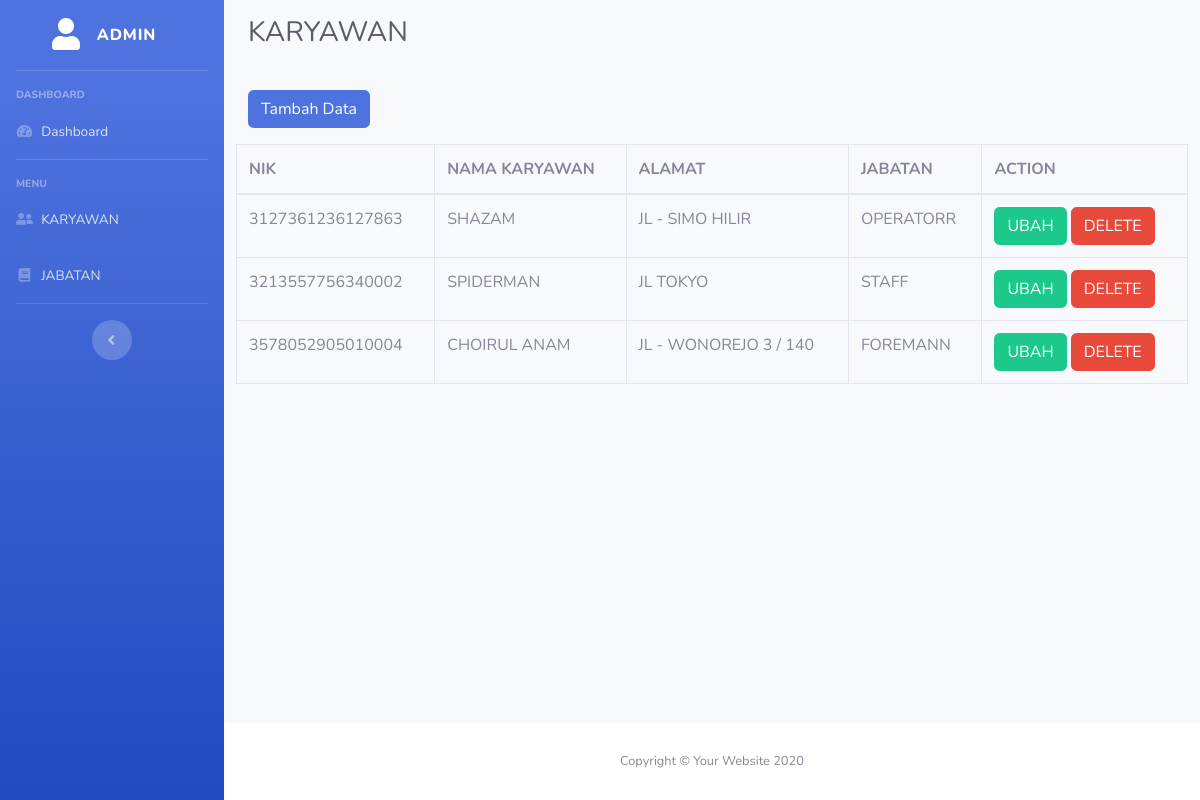
The page /index.php/karywan on the database its author committed.
### tables this page shows
CREATE TABLE `karyawan` (
  `nik` char(16) NOT NULL,
  `nama` varchar(100) DEFAULT NULL,
  `alamat` text NOT NULL,
  `jabatan` varchar(100) DEFAULT NULL,
  PRIMARY KEY (`nik`)
);

### application/controllers/Karywan.php (called while the page is built, shortened)
<?php
class Karywan extends CI_Controller
{
    public function index()
    {
        $data['title'] = "KARYAWAN";
        $data['dataKaryawan'] = $this->db->get('karyawan')->result_array();
        $this->load->view('templates/header.php', $data);
        $this->load->view('karyawan/index.php', $data);
        $this->load->view('templates/footer.php');
    }
}

### index.php (called while the page is built, shortened)
<?php
require_once BASEPATH.'core/CodeIgniter.php';

### application/views/karyawan/index.php (the view, shortened to what this page needs)
<div class="container-fluid">
    <div class="d-sm-flex align-items-center justify-content-between mb-4">
        <h1 class="h3 mb-0 text-gray-800 mt-3"><?= $title ?> </h1>
    </div>
    <a href="<?= base_url('Karywan/tambahData') ?>" class="btn btn-primary mb-3 mt-3">Tambah Data</a>
    <div class="row">
        <table class="table table-bordered">
            <thead>
                <tr>
                    <th>NIK</th>
                    <th>NAMA KARYAWAN</th>
                    <th>ALAMAT</th>
                    <th>JABATAN</th>
                    <th>ACTION</th>
                </tr>
            </thead>
            <tbody>
                <?php foreach ($dataKaryawan as $a) : ?>
                    <tr>
                        <td><?= $a['nik'] ?></td>
                        <td><?= $a['nama'] ?></td>
                        <td><?= $a['alamat'] ?></td>
                        <td><?= $a['jabatan'] ?></td>
                        <td>
                            <a href="<?= base_url('karywan/updateData/') . $a['nik'] ?>" onclick="return confirm('YAKIN MAU DI UBAH ?')" class="btn btn-success">UBAH</a>
                            <a href="<?= base_url('Karywan/hapus/') . $a['nik'] ?>" onclick="return confirm('YAKIN MAU DI HAPUS ?')" class="btn btn-danger">DELETE</a>
                        </td>
                    </tr>
                <?php endforeach; ?>
            </tbody>
        </table>
    </div>
</div>
</div>

### application/views/templates/header.php (shortened to what this page needs)
<!DOCTYPE html>
<html lang="en">
<head>
    <link href="<?= base_url("assets/");  ?>vendor/fontawesome-free/css/all.min.css" rel="stylesheet" type="text/css">
    <link href="<?= base_url("assets/");  ?>css/sb-admin-2.min.css" rel="stylesheet">
</head>
<body id="page-top">
    <div id="wrapper">
        <ul class="navbar-nav bg-gradient-primary sidebar sidebar-dark accordion" id="accordionSidebar">
            <a class="sidebar-brand d-flex align-items-center justify-content-center" href="<?= base_url() ?>">
                <div class="sidebar-brand-icon">
                    <i class="fas fa-user"></i>
                </div>
                <div class="sidebar-brand-text mx-3">ADMIN</div>
            </a>
            <hr class="sidebar-divider">
            <div class="sidebar-heading">
                DASHBOARD
            </div>
            <li class="nav-item">
                <a class="nav-link" href="<?= base_url() ?>">
                    <i class="fas fa-fw fa-tachometer-alt"></i>
                    <span>Dashboard</span></a>
            </li>
            <hr class="sidebar-divider">
            <div class="sidebar-heading">
                MENU
            </div>
            <li class="nav-item">
                <a class="nav-link" href="<?= base_url('karywan') ?>">
                    <i class="fas fa-fw fa-user-friends"></i>
                    <span>KARYAWAN</span></a>
            </li>
            <li class="nav-item">
                <a class="nav-link" href="<?= base_url('jabatan')  ?> ">
                    <i class="fas fa-fw fa-book"></i>
                    <span>JABATAN</span></a>
            </li>
            <hr class="sidebar-divider">
            <div class="text-center d-none d-md-inline">
                <button class="rounded-circle border-0" id="sidebarToggle"></button>
            </div>
        </ul>
        <div id="content-wrapper" class="d-flex flex-column">
            <div id="content">

### application/views/templates/footer.php (shortened to what this page needs)
<footer class="sticky-footer bg-white">
    <div class="container my-auto">
        <div class="copyright text-center my-auto">
            <span>Copyright &copy; Your Website <?= date("Y") ?></span>
        </div>
    </div>
</footer>
</div>
</div>
</body>
</html>

### rows shown on the page
karyawan: nik "3127361236127863", nama "SHAZAM", alamat "JL - SIMO HILIR", jabatan "OPERATORR"
karyawan: nik "3213557756340002", nama "SPIDERMAN", alamat "JL TOKYO", jabatan "STAFF"
karyawan: nik "3578052905010004", nama "CHOIRUL ANAM", alamat "JL - WONOREJO 3 / 140", jabatan "FOREMANN"

### other values the page prints
$title "KARYAWAN"
